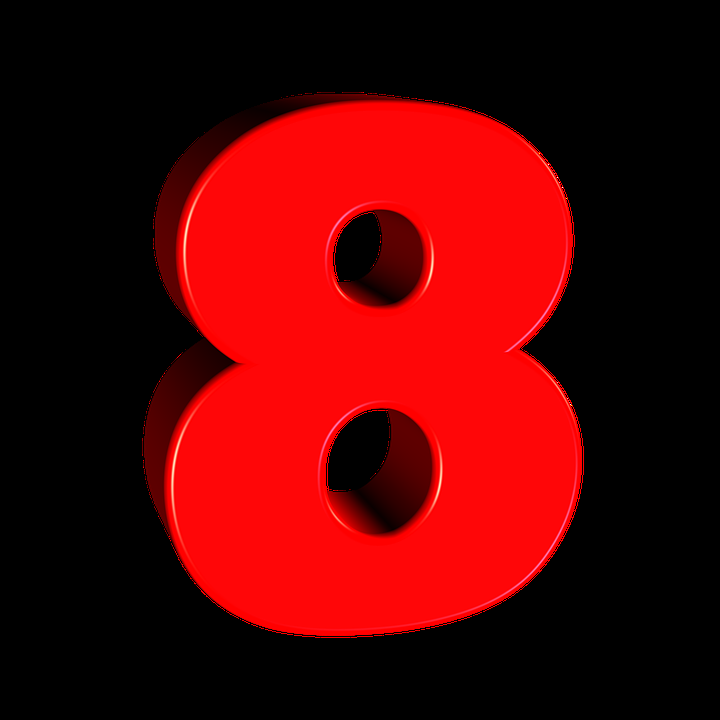
#> input picture Code/eight.png, 720 x 720 px
$ python 'Morphological Operations- Erode.py'
#> lines starting #> are read from the running program, lines starting #| are printed output that depends on the picture
import cv2 as cv
import numpy as np
import matplotlib.pyplot as plt

'''
The basic idea of erosion is just like soil erosion only, it erodes away the boundaries of foreground object (Always try to keep foreground in white).
So what it does? The kernel slides through the image (as in 2D convolution).
A pixel in the original image (either 1 or 0) will be considered 1 only if all the pixels under the kernel is 1, otherwise it is eroded (made to zero).
'''

img = cv.imread('eight.png')
#> img is the input picture: shape (720, 720, 3); mean B, G, R 2.9, 2.3, 86.5

gray = cv.cvtColor(img,cv.COLOR_BGR2GRAY)
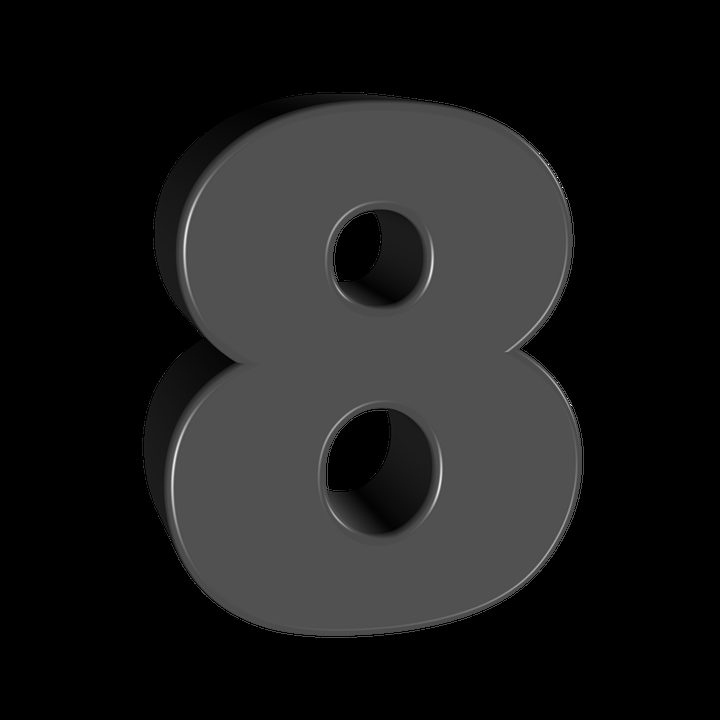
#> gray: shape (720, 720); min 0, max 255, mean 27.6
kernel = np.ones((5,5),np.uint8)
erode = cv.erode(gray,kernel,iterations=1)
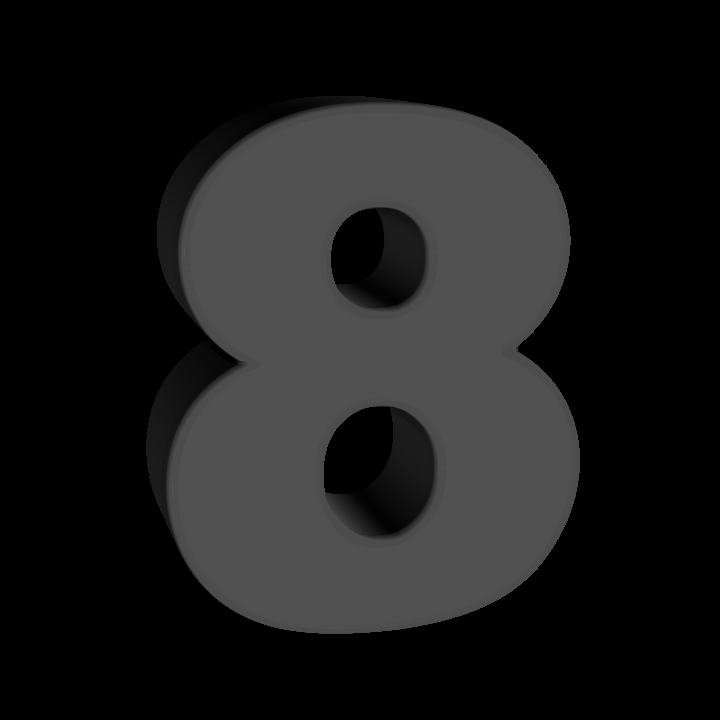
#> erode: shape (720, 720); min 0, max 85, mean 26

cv.imshow('Gray image',gray)
cv.imshow('After apply kernel',erode)

cv.waitKey(0)
cv.destroyAllWindows()
